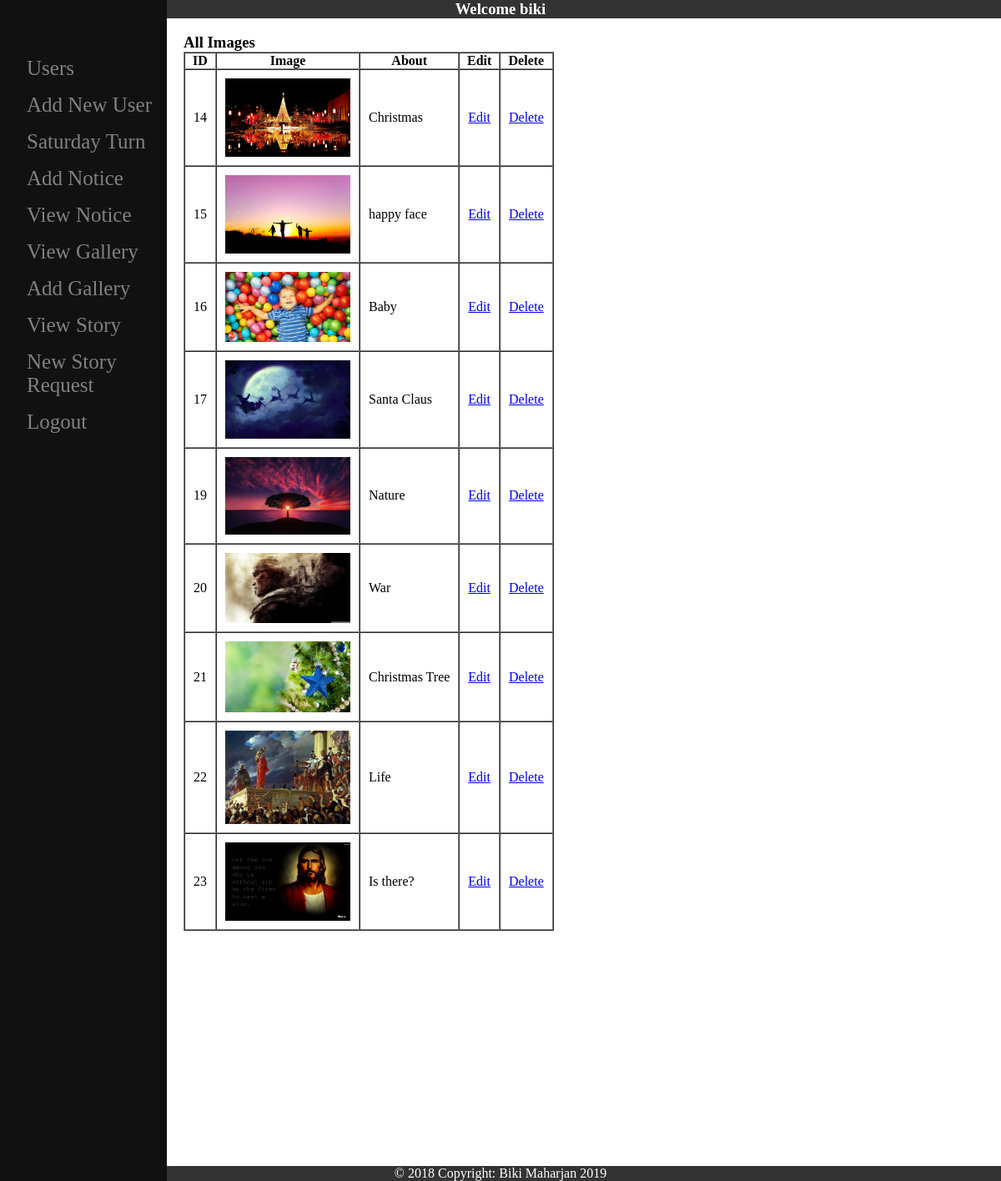
The page /pages/admin.php?page=viewGallery (signed in) on the database its author committed.
### tables this page shows
CREATE TABLE `images` (
  `id` int(100) NOT NULL,
  `about` varchar(1000) NOT NULL,
  `image` varchar(1000) NOT NULL
);

### pages/viewGallery.php (the view, shortened to what this page needs)
<h3>All Images</h3>
<?php
	require("../php/db.php");
	$query="SELECT * FROM images";
	$select_query=mysqli_query($conn,$query);
	echo "<table border='1'cellspacing='0'>";
	echo "<tr> <th>ID</th> <th>Image</th> <th>About</th><th>Edit</th> <th>Delete</th></tr>";
	while($row=mysqli_fetch_assoc($select_query))
	{
		echo "<tr>";
		echo '<td>' . $row['id'] . '</td>';
		echo "<td> <img width='150px' src='../uploads/gallery/" . $row['image'] . "'></td>";
		echo "<td>" . $row['about'] . "</td>";
		echo "<td><a href='admin.php?page=viewGallery&id=" . $row['id'] ."' >Edit</a></td>";
		echo "<td><a href='deleteGallery.php?id=" . $row['id'] . "'>Delete</a></td>";
		echo "</tr>";
	}
	echo "</table>";
?>

### css/php_style.css (style rules this page uses)
* { margin:0px; padding: 0px; }
table td { padding: 10px; margin: 0px; }

### rows shown on the page
images: id "14", image (picture), about "Christmas"
images: id "15", image (picture), about "happy face"
images: id "16", image (picture), about "Baby"
images: id "17", image (picture), about "Santa Claus"
images: id "19", image (picture), about "Nature"
images: id "20", image (picture), about "War"
images: id "21", image (picture), about "Christmas Tree"
images: id "22", image (picture), about "Life"
images: id "23", image (picture), about "Is there?"

### other values the page prints
$_SESSION['firstname'] "biki"
